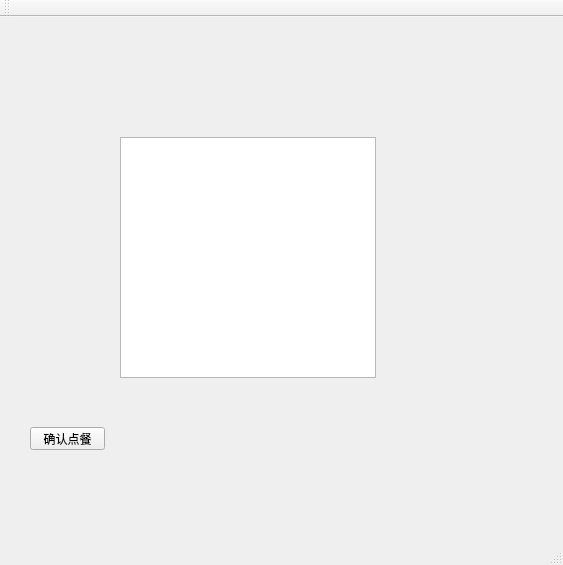
<?xml version="1.0" encoding="UTF-8"?>
<ui version="4.0">
 <class>MainWindow</class>
 <widget class="QMainWindow" name="MainWindow">
  <property name="geometry">
   <rect>
    <x>0</x>
    <y>0</y>
    <width>563</width>
    <height>565</height>
   </rect>
  </property>
  <property name="minimumSize">
   <size>
    <width>2</width>
    <height>6</height>
   </size>
  </property>
  <property name="acceptDrops">
   <bool>false</bool>
  </property>
  <property name="windowTitle">
   <string>MainWindow</string>
  </property>
  <widget class="QWidget" name="centralWidget">
   <widget class="QPushButton" name="pushButton">
    <property name="geometry">
     <rect>
      <x>30</x>
      <y>410</y>
      <width>75</width>
      <height>23</height>
     </rect>
    </property>
    <property name="text">
     <string>确认点餐</string>
    </property>
   </widget>
   <widget class="QWidget" name="layoutWidget">
    <property name="geometry">
     <rect>
      <x>130</x>
      <y>10</y>
      <width>311</width>
      <height>22</height>
     </rect>
    </property>
    <layout class="QHBoxLayout" name="horizontalLayout">
     <item>
      <widget class="QLabel" name="label">
       <property name="text">
        <string>菜名</string>
       </property>
      </widget>
     </item>
     <item>
      <widget class="QComboBox" name="dish_combo">
       <item>
        <property name="text">
         <string>鱼香肉丝</string>
        </property>
       </item>
       <item>
        <property name="text">
         <string>干锅包菜</string>
        </property>
       </item>
       <item>
        <property name="text">
         <string>清蒸黄瓜鱼</string>
        </property>
       </item>
       <item>
        <property name="text">
         <string>拌面</string>
        </property>
       </item>
       <item>
        <property name="text">
         <string>扁肉</string>
        </property>
       </item>
      </widget>
     </item>
    </layout>
   </widget>
   <widget class="QTableWidget" name="dish_table">
    <property name="geometry">
     <rect>
      <x>120</x>
      <y>120</y>
      <width>256</width>
      <height>241</height>
     </rect>
    </property>
   </widget>
  </widget>
  <widget class="QMenuBar" name="menuBar">
   <property name="geometry">
    <rect>
     <x>0</x>
     <y>0</y>
     <width>563</width>
     <height>23</height>
    </rect>
   </property>
   <property name="mouseTracking">
    <bool>true</bool>
   </property>
  </widget>
  <widget class="QToolBar" name="mainToolBar">
   <attribute name="toolBarArea">
    <enum>TopToolBarArea</enum>
   </attribute>
   <attribute name="toolBarBreak">
    <bool>false</bool>
   </attribute>
  </widget>
  <widget class="QStatusBar" name="statusBar"/>
 </widget>
 <layoutdefault spacing="6" margin="11"/>
 <tabstops>
  <tabstop>pushButton</tabstop>
 </tabstops>
 <resources/>
 <connections/>
</ui>
